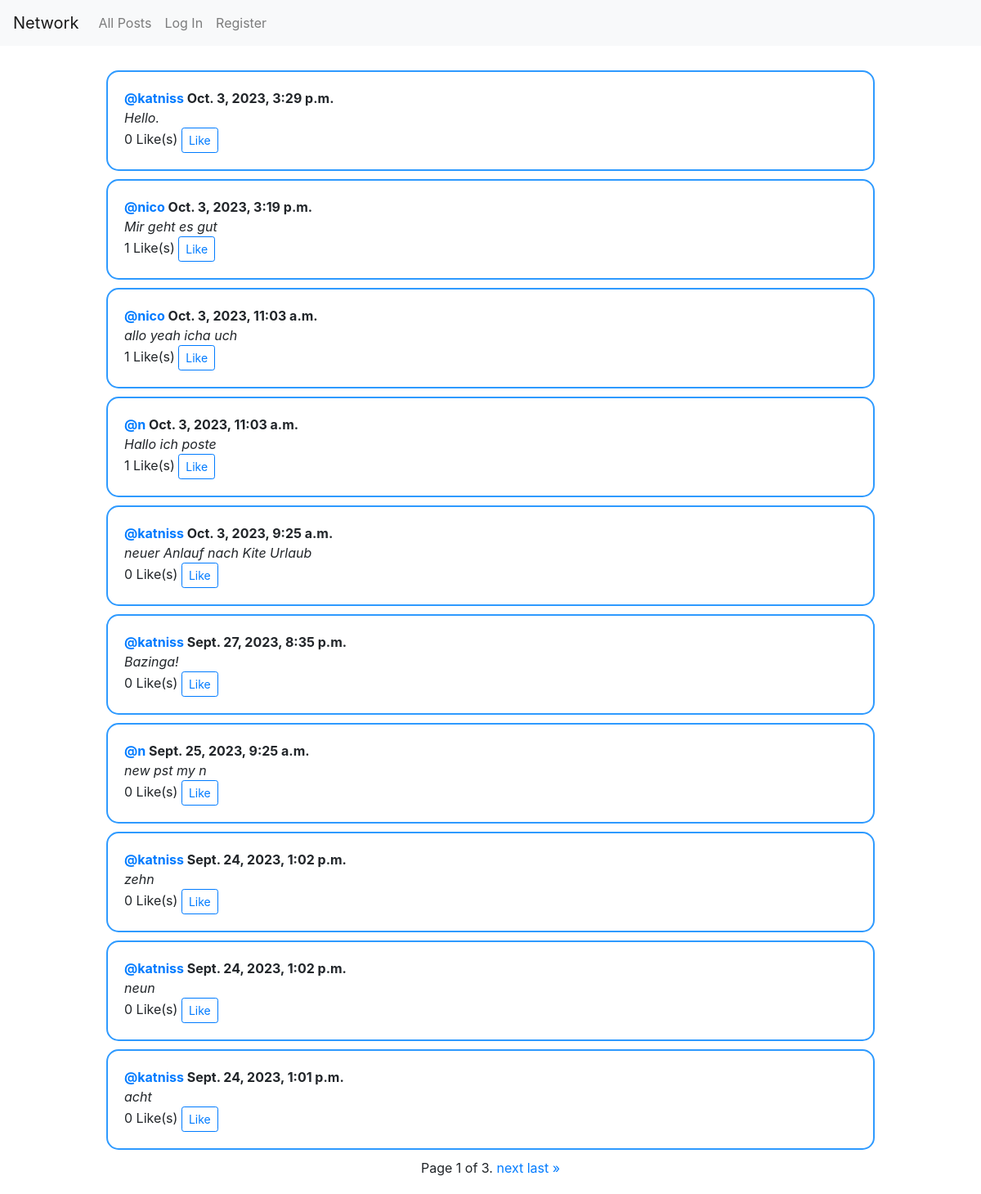
The page / on the database its author committed.
### network/models.py (models this page shows, shortened)
class Post(models.Model):
    timestamp = models.DateTimeField(auto_now_add=True)
    user = models.ForeignKey("User", on_delete=models.CASCADE, related_name="posts")
    content = models.TextField(blank=True)
    def count_likes(self):
        return self.likes.count()

class User(AbstractUser):
    followers = models.ManyToManyField("self", symmetrical=False, related_name="following")

### network/views.py (the view)
# urls.py: path("", views.index, name="index"),
def index(request):
    all_posts = Post.objects.all().order_by('-timestamp')
    paginator = Paginator(all_posts, 10)
    page_number = request.GET.get('page')
    page = paginator.get_page(page_number)
    return render(request, "network/index.html", {
        "page": page,
        "likes": None if request.user.is_anonymous else Like.objects.filter(user=request.user).values_list('post__id', flat=True)
    })

### network/templates/network/index.html (shortened to what this page needs)
{% extends "network/layout.html" %}
{% block body %}
    {% for post in page %}
        <div class="post">
            <b><a href="{% url 'profile' profile_id=post.user.id %}">@{{ post.user.username }}</a> {{ post.timestamp }}</b> <br>
            <i id="post-{{ post.id }}">{{ post.content}}</i> <br>
            <span id="like-{{ post.id }}">{{ post.count_likes }}</span> Like(s)
            {% if post.user == request.user %}
                <button data-post_id="{{ post.id }}" class="edit btn btn-sm btn-outline-primary">Edit</button>
            {% else %}
                <button data-post_id="{{ post.id }}" class="like btn btn-sm btn-outline-primary">
                    {% if likes and post.id in likes %}
                        Unlike
                    {% else %}
                        Like
                    {% endif %}
                </button>
            {% endif %}
        </div>
    {% endfor %}
    <div class="pagination" style="justify-content: center;">
        <span class="step-links">
            <span class="current-page">
                Page {{ page.number }} of {{ page.paginator.num_pages }}.
            </span>
            {% if page.has_next %}
            <a href="?page={{ page.next_page_number }}">next</a>
            <a href="?page={{ page.paginator.num_pages }}">last &raquo;</a>
            {% endif %}
        </span>
    </div>
{% endblock %}

### network/templates/network/layout.html (shortened to what this page needs)
{% load static %}
<!DOCTYPE html>
<html lang="en">
    <head>
        <link rel="stylesheet" href="https://stackpath.bootstrapcdn.com/bootstrap/4.4.1/css/bootstrap.min.css">
        <link href="{% static 'network/styles.css' %}" rel="stylesheet">
    </head>
    <body>
        <nav class="navbar navbar-expand-lg navbar-light bg-light">
            <a class="navbar-brand" href="#">Network</a>
            <div>
              <ul class="navbar-nav mr-auto">
                <li class="nav-item">
                  <a class="nav-link" href="{% url 'index' %}">All Posts</a>
                </li>
                {% if user.is_authenticated %}
                    <li class="nav-item">
                        <a class="nav-link" href="{% url 'following' %}">Following</a>
                    </li>
                    <li class="nav-item">
                        <a class="nav-link" href="{% url 'logout' %}">Log Out</a>
                    </li>
                {% else %}
                    <li class="nav-item">
                        <a class="nav-link" href="{% url 'login' %}">Log In</a>
                    </li>
                    <li class="nav-item">
                        <a class="nav-link" href="{% url 'register' %}">Register</a>
                    </li>
                {% endif %}
              </ul>
            </div>
          </nav>
        <div class="body">
            {% block body %}
            {% endblock %}
        </div>
    </body>
</html>

### network/templates/network/layout.html (style rules this page uses)
.post { border: 2px solid rgb(46, 154, 255); border-radius: 15px; margin: 10px; padding: 20px; }
.body { max-width: 1000px; margin: 0 auto; padding: 20px; }

### rows shown on the page
Post: user.username "katniss", timestamp "Oct. 3, 2023, 3:29 p.m.", content "Hello.", count_likes "0"
Post: user.username "nico", timestamp "Oct. 3, 2023, 3:19 p.m.", content "Mir geht es gut", count_likes "1"
Post: user.username "nico", timestamp "Oct. 3, 2023, 11:03 a.m.", content "allo yeah icha uch", count_likes "1"
Post: user.username "n", timestamp "Oct. 3, 2023, 11:03 a.m.", content "Hallo ich poste", count_likes "1"
Post: user.username "katniss", timestamp "Oct. 3, 2023, 9:25 a.m.", content "neuer Anlauf nach Kite Urlaub", count_likes "0"
Post: user.username "katniss", timestamp "Sept. 27, 2023, 8:35 p.m.", content "Bazinga!", count_likes "0"
Post: user.username "n", timestamp "Sept. 25, 2023, 9:25 a.m.", content "new pst my n", count_likes "0"
Post: user.username "katniss", timestamp "Sept. 24, 2023, 1:02 p.m.", content "zehn", count_likes "0"
Post: user.username "katniss", timestamp "Sept. 24, 2023, 1:02 p.m.", content "neun", count_likes "0"
Post: user.username "katniss", timestamp "Sept. 24, 2023, 1:01 p.m.", content "acht", count_likes "0"

### other values the page prints
{{ page.number }} "1"
{{ page.paginator.num_pages }} "3"
